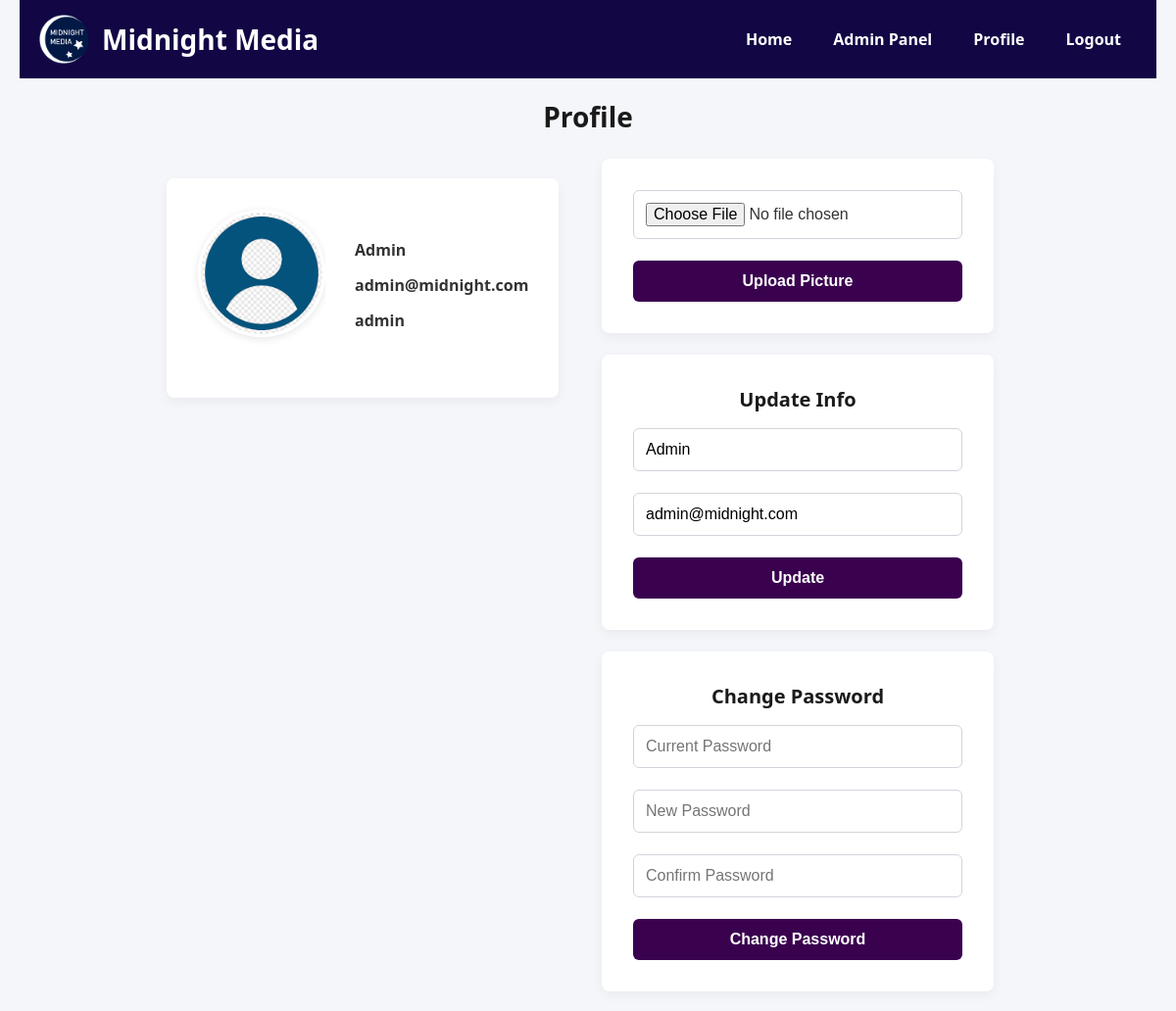
Screenshot of /views/viewProfile.php (signed in) with the database file from the repository.
### tables this page shows
CREATE TABLE IF NOT EXISTS users (
    id INT AUTO_INCREMENT PRIMARY KEY,
    name VARCHAR(255) NOT NULL,
    email VARCHAR(255) NOT NULL UNIQUE,
    password_hash VARCHAR(255) NOT NULL,
    userRole ENUM('admin','moderator') NOT NULL,
    profilePic VARCHAR(255) DEFAULT 'public/assets/default-avatar.png',
    created_at TIMESTAMP DEFAULT CURRENT_TIMESTAMP
);

### models/modelProfile.php (called while the page is built, shortened)
<?php
    function getUserById($conn,$id){
        $sql=$conn->prepare("SELECT id, name, email, password_hash, userRole, profilePic FROM users WHERE id = ?");
        $sql->bind_param("i",$id);
        $sql->execute();
        $result=$sql->get_result();
        $user=$result->fetch_assoc();
        return $user;
    }
?>

### controllers/controlProfile.php (called while the page is built, shortened)
<?php
    include __DIR__ . "/../config/database.php";
    include __DIR__ . "/../models/modelProfile.php";
    $userData = getUserById($conn, $_SESSION['user_id']);
?>

### views/viewProfile.php (the view, shortened to what this page needs)
<?php
include __DIR__ . "/../controllers/controlProfile.php";
$pic_src = "../assets/defaultprofilepic.png";
?>
<!DOCTYPE html>
<html>
<head>
    <link rel="stylesheet" href="../assets/style1.css">
    <link rel="stylesheet" href="../assets/loginstyle.css">
</head>
<body class="page-body profile-body">
    <?php include_once __DIR__ . "/viewNav.php"; ?>
    <h2 class="main-heading">Profile</h2>
    <div class="profile-layout">
        <div class="box-container">
            <img src="<?php echo $pic_src; ?>" class="profile-avatar" alt="Profile Picture" width="130" height="130">
            <div class="info-container">
                <label class="label-field"><?php echo htmlspecialchars($userData["name"]); ?></label>
                <label class="label-field"><?php echo htmlspecialchars($userData["email"]); ?></label>
                <label class="label-field"><?php echo htmlspecialchars($userData["userRole"]); ?></label>
            </div>
        </div>
        <div class="profile-forms">
            <form class="form-container" action="../controllers/controlProfile.php" method="POST"
                enctype="multipart/form-data">
                <input type="file" name="profilePic" class="input-field"><br><br>
                <button type="submit" class="submit-btn">Upload Picture</button>
            </form><br>
            <form id="profileForm" class="form-container" action="../controllers/controlProfile.php" method="POST">
                <h2 class="main-heading" style="font-size: 20px; margin-bottom: 16px;">Update Info</h2>
                <input type="text" name="name" id="name" class="input-field"
                    value="<?php echo htmlspecialchars($userData["name"]); ?>"><br><br>
                <input type="email" name="email" id="email" class="input-field"
                    value="<?php echo htmlspecialchars($userData["email"]); ?>"><br><br>
                <button type="submit" class="submit-btn">Update</button>
            </form><br>
            <form id="passwordForm" class="form-container" action="../controllers/controlProfile.php" method="POST">
                <h2 class="main-heading" style="font-size: 20px; margin-bottom: 16px;">Change Password</h2>
                <input type="password" name="current_password" class="input-field"
                    placeholder="Current Password"><br><br>
                <input type="password" name="new_password" id="new_password" class="input-field"
                    placeholder="New Password"><br><br>
                <input type="password" name="confirm_password" id="confirm_password" class="input-field"
                    placeholder="Confirm Password"><br><br>
                <button type="submit" class="submit-btn">Change Password</button>
            </form>
        </div>
    </div>
</body>
</html>

### assets/style1.css (style rules this page uses)
body { font-family: 'Segoe UI', Tahoma, Geneva, Verdana, sans-serif; background: #f4f4f4; color: #15032b; font-family: Arial, sans-serif; padding: 20px; }
h1, h2, h3 { color: rgb(18, 6, 68); }
input, textarea, select { width: 300px; max-width: 100%; padding: 8px; }
button { background: #3a014f; color: white; border: none; padding: 9px 14px; cursor: pointer; }
.label-field { display: block; width: 100%; margin-bottom: 6px; font-weight: bold; text-align: left; }

### assets/loginstyle.css (style rules this page uses)
* { box-sizing: border-box; margin: 0; padding: 0; }
.page-body { font-family: 'Segoe UI', Tahoma, Geneva, Verdana, sans-serif; background-color: #f4f6f9; color: #333; display: flex; flex-direction: column; align-items: center; justify-content: center; min-height: 100vh; padding: 20px; }
.main-heading { margin-bottom: 24px; color: #1a1a1a; font-size: 28px; text-align: center; }
.profile-layout { display: flex; align-items: flex-start; gap: 24px; width: 100%; max-width: 900px; }
.profile-forms { width: 100%; max-width: 400px; }
.form-container { background-color: #ffffff; padding: 32px; border-radius: 8px; box-shadow: 0 4px 12px rgba(0, 0, 0, 0.05); width: 100%; max-width: 400px; }
.box-container { background-color: #ffffff; padding: 32px; border-radius: 8px; box-shadow: 0 4px 12px rgba(0, 0, 0, 0.05); width: 100%; max-width: 400px; display: flex; flex-direction: row; align-items: left; text-align: center; margin:20px; position: sticky; top: 20px; }
.info-container { background-color: #ffffff; padding: 30px; border-radius: 8px; width: 100%; max-width: 400p; display: flex; flex-direction: column; align-items: left; gap: 8px; }
.input-field { width: 100%; padding: 12px; border: 1px solid #d1d5db; border-radius: 6px; font-size: 16px; transition: border-color 0.2s, box-shadow 0.2s; }
.submit-btn { width: 100%; padding: 12px; background-color:rgb(58, 1, 79); color: #ffffff; border: none; border-radius: 6px; font-size: 16px; font-weight: 600; cursor: pointer; transition: background-color 0.2s; }
.profile-avatar { border-radius: 50%; object-fit: cover; border: 3px solid #ffffff; box-shadow: 0 2px 8px rgba(0, 0, 0, 0.1); margin-bottom: 16px; }
.profile-body { justify-content: flex-start; }

### rows the page displays
users: name "Admin", email "admin@midnight.com", userRole "admin"
